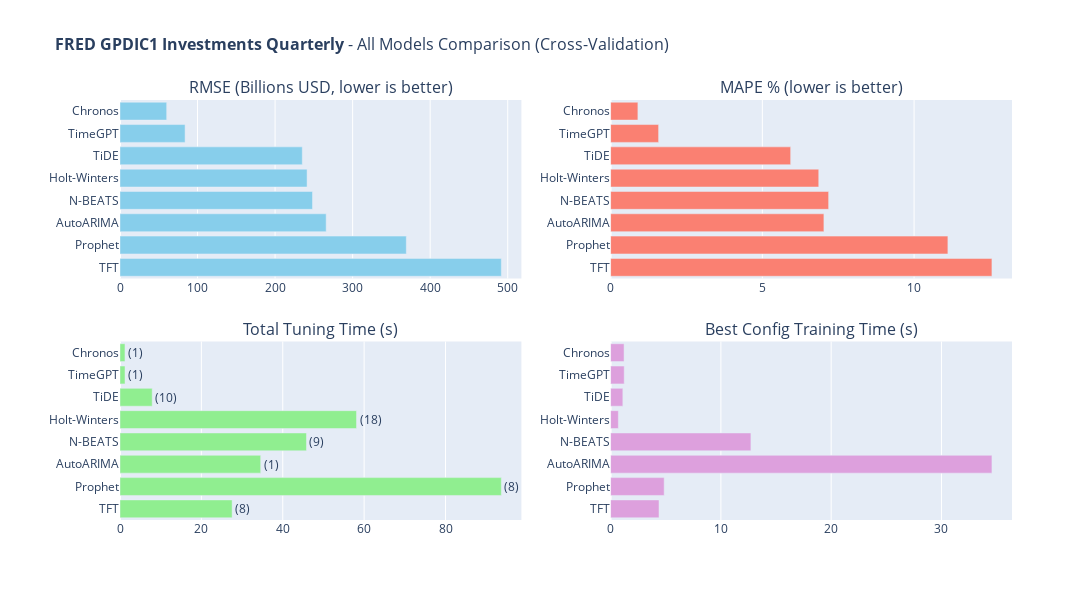

The cell this chart's notebook holds for it:
### Code cell
# 11. All Models Comparison (Interactive)
#
# Summary comparison of all models based on cross-validation metrics.

def create_all_models_comparison(results_dataframe, dataset_name, value_unit=None):
    """
    Create interactive bar chart comparison of all models.
    
    Args:
        results_dataframe: DataFrame with model results
        dataset_name: Name for the plot title
        value_unit: Unit label for RMSE axis (e.g., 'Billions USD')
    
    Returns:
        Plotly Figure object
    """
    rmse_title = f'RMSE ({value_unit}, lower is better)' if value_unit else 'RMSE (lower is better)'
    
    fig = make_subplots(
        rows=2, cols=2,
        subplot_titles=[
            rmse_title, 
            'MAPE % (lower is better)', 
            'Total Tuning Time (s)', 
            'Best Config Training Time (s)'
        ],
        vertical_spacing=0.15, horizontal_spacing=0.1
    )
    
    models = results_dataframe['Model'].tolist()
    
    fig.add_trace(go.Bar(
        y=models, x=results_dataframe['RMSE'], orientation='h',
        marker_color='skyblue', 
        hovertemplate='<b>%{y}</b><br>RMSE: %{x:.2f}<extra></extra>'
    ), row=1, col=1)
    
    fig.add_trace(go.Bar(
        y=models, x=results_dataframe['MAPE'], orientation='h',
        marker_color='salmon', 
        hovertemplate='<b>%{y}</b><br>MAPE: %{x:.2f}%<extra></extra>'
    ), row=1, col=2)
    
    fig.add_trace(go.Bar(
        y=models, x=results_dataframe['Tuning Time (s)'], orientation='h',
        marker_color='lightgreen', 
        text=[f"({c})" for c in results_dataframe['Combinations']],
        textposition='outside', 
        hovertemplate='<b>%{y}</b><br>Time: %{x:.2f}s<extra></extra>'
    ), row=2, col=1)
    
    fig.add_trace(go.Bar(
        y=models, x=results_dataframe['Best Config Time (s)'], orientation='h',
        marker_color='plum', 
        hovertemplate='<b>%{y}</b><br>Time: %{x:.2f}s<extra></extra>'
    ), row=2, col=2)
    
    fig.update_layout(
        title=dict(text=f'<b>{dataset_name}</b> - All Models Comparison (Cross-Validation)', font=dict(size=16)),
        width=1700, height=600, showlegend=False, margin=dict(l=120)
    )
    
    for i in range(1, 3):
        for j in range(1, 3):
            fig.update_yaxes(autorange='reversed', row=i, col=j)
    return fig

if 'results_df' in dir() and not results_df.empty:
    fig_comparison = create_all_models_comparison(
        results_df, DATASET_CONFIG['name'],
        value_unit=DATASET_CONFIG.get('value_unit')
    )
    fig_comparison.show()

### Figure 1 — Plotly figure (JSON) as saved in the notebook; plotly's stock layout.template omitted (floating-point values rounded to 4 significant figures)
{"data": [{"hovertemplate": "<b>%{y}</b><br>RMSE: %{x:.2f}<extra></extra>", "marker": {"color": "skyblue"}, "orientation": "h", "type": "bar", "x": [60.2, 83.94, 235.1, 241.2, 248.3, 265.9, 369.2, 491.8], "xaxis": "x", "y": ["Chronos", "TimeGPT", "TiDE", "Holt-Winters", "N-BEATS", "AutoARIMA", "Prophet", "TFT"], "yaxis": "y"}, {"hovertemplate": "<b>%{y}</b><br>MAPE: %{x:.2f}%<extra></extra>", "marker": {"color": "salmon"}, "orientation": "h", "type": "bar", "x": [0.8992, 1.582, 5.933, 6.858, 7.184, 7.029, 11.11, 12.57], "xaxis": "x2", "y": ["Chronos", "TimeGPT", "TiDE", "Holt-Winters", "N-BEATS", "AutoARIMA", "Prophet", "TFT"], "yaxis": "y2"}, {"hovertemplate": "<b>%{y}</b><br>Time: %{x:.2f}s<extra></extra>", "marker": {"color": "lightgreen"}, "orientation": "h", "text": ["(1)", "(1)", "(10)", "(18)", "(9)", "(1)", "(8)", "(8)"], "textposition": "outside", "type": "bar", "x": [1.22, 1.234, 7.913, 58.13, 45.83, 34.58, 93.72, 27.56], "xaxis": "x3", "y": ["Chronos", "TimeGPT", "TiDE", "Holt-Winters", "N-BEATS", "AutoARIMA", "Prophet", "TFT"], "yaxis": "y3"}, {"hovertemplate": "<b>%{y}</b><br>Time: %{x:.2f}s<extra></extra>", "marker": {"color": "plum"}, "orientation": "h", "type": "bar", "x": [1.22, 1.234, 1.11, 0.7036, 12.72, 34.58, 4.857, 4.389], "xaxis": "x4", "y": ["Chronos", "TimeGPT", "TiDE", "Holt-Winters", "N-BEATS", "AutoARIMA", "Prophet", "TFT"], "yaxis": "y4"}], "layout": {"annotations": [{"font": {"size": 16}, "showarrow": false, "text": "RMSE (Billions USD, lower is better)", "x": 0.225, "xanchor": "center", "xref": "paper", "y": 1, "yanchor": "bottom", "yref": "paper"}, {"font": {"size": 16}, "showarrow": false, "text": "MAPE % (lower is better)", "x": 0.775, "xanchor": "center", "xref": "paper", "y": 1, "yanchor": "bottom", "yref": "paper"}, {"font": {"size": 16}, "showarrow": false, "text": "Total Tuning Time (s)", "x": 0.225, "xanchor": "center", "xref": "paper", "y": 0.425, "yanchor": "bottom", "yref": "paper"}, {"font": {"size": 16}, "showarrow": false, "text": "Best Config Training Time (s)", "x": 0.775, "xanchor": "center", "xref": "paper", "y": 0.425, "yanchor": "bottom", "yref": "paper"}], "height": 600, "margin": {"l": 120}, "showlegend": false, "title": {"font": {"size": 16}, "text": "<b>FRED GPDIC1 Investments Quarterly</b> - All Models Comparison (Cross-Validation)"}, "width": 1700, "xaxis": {"anchor": "y", "domain": [0, 0.45]}, "xaxis2": {"anchor": "y2", "domain": [0.55, 1]}, "xaxis3": {"anchor": "y3", "domain": [0, 0.45]}, "xaxis4": {"anchor": "y4", "domain": [0.55, 1]}, "yaxis": {"anchor": "x", "autorange": "reversed", "domain": [0.575, 1]}, "yaxis2": {"anchor": "x2", "autorange": "reversed", "domain": [0.575, 1]}, "yaxis3": {"anchor": "x3", "autorange": "reversed", "domain": [0, 0.425]}, "yaxis4": {"anchor": "x4", "autorange": "reversed", "domain": [0, 0.425]}}}
